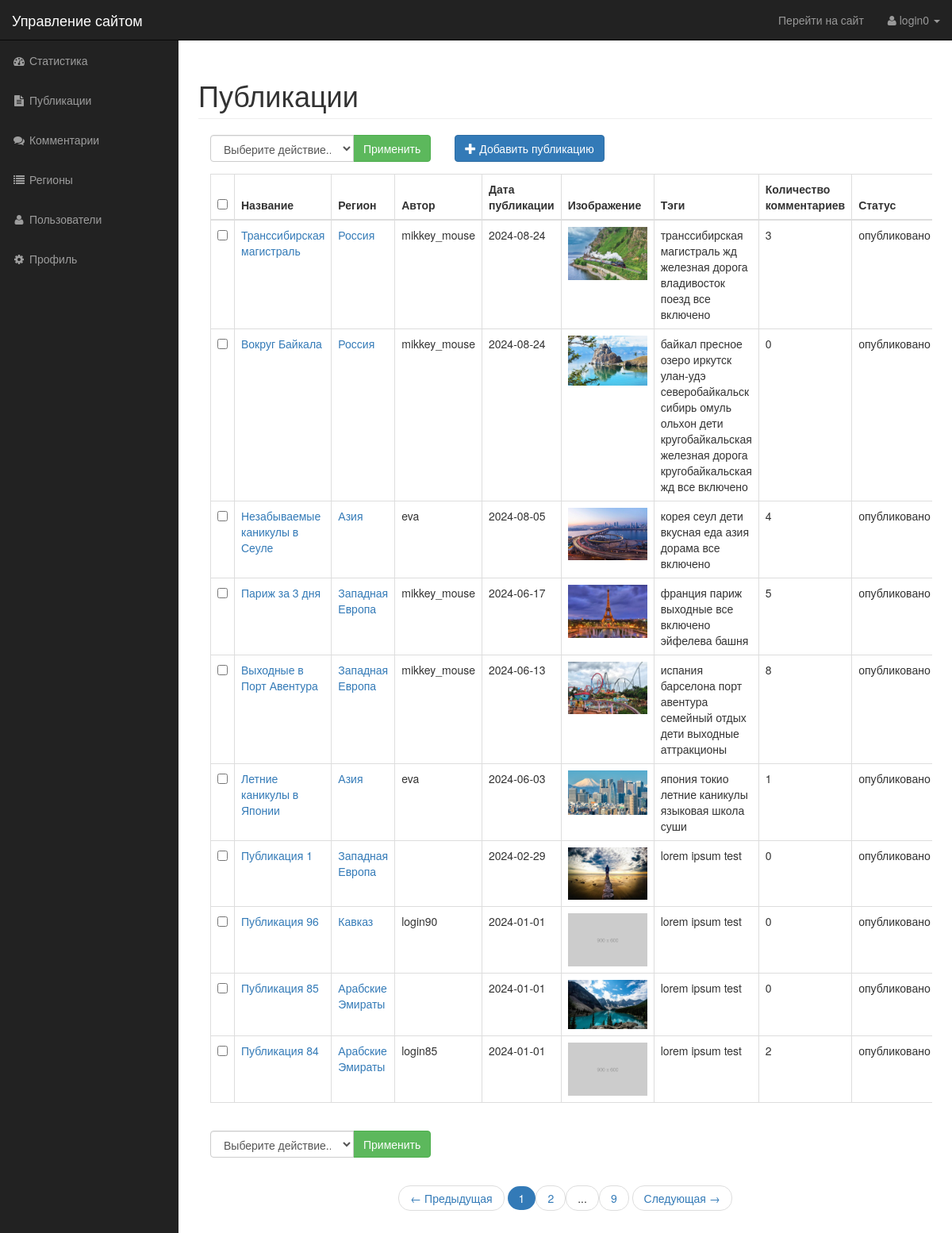
Page /admin/admin_posts.php (signed in) on the committed database.
### tables this page shows
CREATE TABLE `users` (
  `user_id` int(11) NOT NULL,
  `user_login` varchar(255) NOT NULL,
  `user_password` varchar(255) NOT NULL,
  `user_firstname` varchar(255) NOT NULL,
  `user_lastname` varchar(255) NOT NULL,
  `user_email` varchar(255) NOT NULL,
  `user_image` text NOT NULL,
  `user_privilege` varchar(255) NOT NULL DEFAULT 'пользователь',
  `user_posts_cnt` int(11) NOT NULL DEFAULT 0,
  `user_comments_cnt` int(11) NOT NULL DEFAULT 0
);

CREATE TABLE `posts` (
  `post_id` int(11) NOT NULL,
  `post_category_id` int(11) DEFAULT NULL,
  `post_title` varchar(255) NOT NULL,
  `post_author_id` int(11) DEFAULT NULL,
  `post_date` date NOT NULL,
  `post_image` text NOT NULL,
  `post_content` text NOT NULL,
  `post_tags` varchar(255) NOT NULL,
  `post_comments_count` int(11) NOT NULL DEFAULT 0,
  `post_status` varchar(255) NOT NULL DEFAULT 'ожидает проверки'
);

CREATE TABLE `categories` (
  `cat_id` int(11) NOT NULL,
  `cat_title` varchar(255) NOT NULL,
  `cat_posts_count` int(11) NOT NULL DEFAULT 0
);

### admin/includes/admin_session.php (called while the page is built, shortened)
<?php
if (isset($_SESSION['user_id'])) {
    $session_user_id = $_SESSION['user_id'];
    if (userIdValidation($session_user_id)) {
        $session_user = getSessionInfo($session_user_id);
    } else {
        header("Location: ../includes/logout.php");
    }
} else {
    header("Location: ../index.php");
}
?>

### admin/includes/all_posts_table.php (the view, shortened to what this page needs)
<tr>
    <td><input type="checkbox" class="checkBoxes" name="checkBoxArray[]" value="<?=$post_id;?>"></td>
    <td><a href="../post.php?post_id=<?=$post_id;?>"><?=$post_title;?></a></td>
    <td>
        <?php if ((!is_null($post_category_id))) { ?>
        <a href="../category.php?cat_id=<?=$post_category_id;?>"><?=$post_category_title;?></a>
        <?php } ?>
    </td>
    <td>
        <?php if ((!is_null($post_author_id))) { ?>
        <?=$post_author_login;?>
        <?php } ?>
    </td>
    <td><?=$post_date;?></td>
    <td><a href="../post.php?post_id=<?=$post_id;?>"><img src="../img/<?=$post_image;?>" alt="<?=$post_title;?>" style="max-width: 100px;"></a></td>
    <td><?=$post_tags;?></td>
    <td><?=$post_comments_count;?></td>
    <td><?=$post_status;?></td>
</tr>

### admin/includes/admin_navigation.php (shortened to what this page needs)
<nav class="navbar navbar-inverse navbar-fixed-top" role="navigation">
    <div class="navbar-header">
        <a class="navbar-brand" href="index.php">Управление сайтом</a>
        <ul class="nav navbar-right top-nav">
            <li><a href="../">Перейти на сайт</a></li>
            <li class="dropdown">
                <a href="#" class="dropdown-toggle" data-toggle="dropdown"><i class="fa fa-user"></i> <?=$session_user['login'];?> <b class="caret"></b></a>
            </li>
        </ul>
    </div>
    <div class="collapse navbar-collapse navbar-ex1-collapse">
        <ul class="nav navbar-nav side-nav">
            <li>
                <a href="index.php"><i class="fa fa-fw fa-dashboard"></i> Статистика</a>
            </li>
            <li>
                <a href="admin_posts.php"><i class="fa fa-fw fa-file-text"></i> Публикации</a>
            </li>
            <li>
                <a href="admin_comments.php"><i class="fa fa-fw fa-comments"></i> Комментарии</a>
            </li>
            <li>
                <a href="admin_categories.php"><i class="fa fa-fw fa-list"></i> Регионы</a>
            </li>
            <li>
                <a href="admin_users.php"><i class="fa fa-fw fa-user"></i> Пользователи</a>
            </li>
            <li>
                <a href="admin_profile.php"><i class="fa fa-fw fa-cog"></i> Профиль</a>
            </li>
        </ul>
    </div>
</nav>

### admin/admin_functions.php (shortened to what this page needs)
<?php
function my_is_int($value) {
    if(is_int($value)) {
        return $value >= 0;
    } else
        return is_numeric($value) && ctype_digit($value);
}
function showAllPosts($rows_per_page) {
    global $connection;
    $query = "SELECT * FROM (posts AS p LEFT JOIN categories AS cat ON p.post_category_id = cat.cat_id) LEFT JOIN ";
    $query .= "users AS u ON p.post_author_id = u.user_id ORDER BY post_date DESC, post_id DESC;";
    $allPosts = mysqli_query($connection, $query);
    $num_rows = mysqli_num_rows($allPosts);
    if (!my_is_int($rows_per_page)) {
        $pager['pages_cnt'] = $num_rows;
    } else {
        $pager['pages_cnt'] = ceil($num_rows / $rows_per_page);
    }
    if (!isset($_GET['page'])) {
        $pager['page_num'] = 1;
    } else {
        $pager['page_num'] = $_GET['page'];
    }
    if (!my_is_int($pager['page_num']) || $pager['page_num'] < 1) {
        header("Location: admin_posts.php?page=1");
    } elseif ($pager['page_num'] > $pager['pages_cnt']) {
        header("Location: admin_posts.php?page={$pager['pages_cnt']}");
    } else {
        $previous_page_num = $pager['page_num'] - 1;
        if ($previous_page_num < 1) {
            $previous_page_num = 1;
        }
        $pager['previous_page_link'] = "admin_posts.php?page={$previous_page_num}";
        $next_page_num = $pager['page_num'] + 1;
        $pager['next_page_link'] = "admin_posts.php?page={$next_page_num}";
        $post_offset = $rows_per_page * ($pager['page_num'] - 1);
        for ($i = 1; $row = mysqli_fetch_assoc($allPosts); $i++) {
            if ($i > $post_offset && $i <= $post_offset + $rows_per_page) {
                $post_id = $row['post_id'];
                $post_category_id = $row['cat_id'];
                $post_category_title = $row['cat_title'];
                $post_title = $row['post_title'];
                $post_author_id = $row['user_id'];
                $post_author_login = $row['user_login'];
                $post_date = $row['post_date'];
                $post_image = $row['post_image'];
                $post_tags = $row['post_tags'];
                $post_comments_count = $row['post_comments_count'];
                $post_status = $row['post_status'];
                include "includes/all_posts_table.php";
            }
        }
    }
    return $pager;
}
function getSessionInfo($user_id) {
    global $connection;
    $user_id_escaped = mysqli_real_escape_string($connection, $user_id);
    $session_user = ['login'=>"Логин", 'firstname'=>"Имя", 'lastname'=>"Фамилия", 'privilege'=>"пользователь"];
    if (userIdValidation($user_id_escaped)) {
        $query = "SELECT * FROM users WHERE user_id = {$user_id_escaped};";
        $sessionInfo = mysqli_query($connection, $query);
        if ($row = mysqli_fetch_assoc($sessionInfo)) {
            $session_user['login'] = $row['user_login'];
            $session_user['firstname'] = $row['user_firstname'];
            $session_user['lastname'] = $row['user_lastname'];
            $session_user['privilege'] = $row['user_privilege'];
        }
    }
    return $session_user;
}
function userIdValidation($user_id) {
    global $connection;
    $user_id_escaped = mysqli_real_escape_string($connection, $user_id);
    if (my_is_int($user_id_escaped)) {
        $query = "SELECT * FROM users WHERE user_id = {$user_id_escaped};";
        $userValidation = mysqli_query($connection, $query);
        $num_rows = mysqli_num_rows($userValidation);
        return $num_rows > 0;
    } else {
        return false;
    }
}
function showPagesAdminPosts($pages_count, $current_page) {
    for($i = 1; $i <= $pages_count; $i++) {
        switch(true) {
            case $i == $current_page:
                include "includes/admin_pager_item.php";
                break;
            case $i == $current_page - 1 || $i == $current_page + 1:
                include "includes/admin_pager_item.php";
                break;
            case $i == $pages_count:
                include "includes/admin_pager_item.php";
                break;
            case $i == $current_page + 2:
                include "includes/admin_pager_between.php";
                break;
        }
    }
}
?>

### admin/css/sb-admin.css (style rules this page uses)
body { margin-top: 100px; background-color: #222; }
@media (min-width:768px) { body { margin-top: 50px; } }
.top-nav { padding: 0 15px; }
.top-nav>li { display: inline-block; float: left; }
.top-nav>li>a { padding-top: 15px; padding-bottom: 15px; line-height: 20px; color: #999; }
@media (min-width:768px) { .side-nav { position: fixed; top: 51px; left: 225px; width: 225px; margin-left: -225px; border: none; border-radius: 0; overflow-y: auto; background-color: #222; } }
@media (min-width:768px) { .side-nav>li>a { width: 225px; } }

### admin/css/admin_styles.css (style rules this page uses)
.navbar-header { float: none; }
.navbar-right { float: right; margin-right: -15px; }

### rows in the picture
users: user_login "login0"
posts: post_title "Транссибирская магистраль", post_category.cat_title "Россия", post_author.user_login "mikkey_mouse", post_date "2024-08-24", post_image (picture), post_tags "транссибирская магистраль жд железная дорога владивосток поезд все включено", post_comments_count "3", post_status "опубликовано"
posts: post_title "Вокруг Байкала", post_category.cat_title "Россия", post_author.user_login "mikkey_mouse", post_date "2024-08-24", post_image (picture), post_tags "байкал пресное озеро иркутск улан-удэ северобайкальск сибирь омуль ольхон дети кругобайкальская железная дорога кругобайкальская жд все включено", post_comments_count "0", post_status "опубликовано"
posts: post_title "Незабываемые каникулы в Сеуле", post_category.cat_title "Азия", post_author.user_login "eva", post_date "2024-08-05", post_image (picture), post_tags "корея сеул дети вкусная еда азия дорама все включено", post_comments_count "4", post_status "опубликовано"
posts: post_title "Париж за 3 дня", post_category.cat_title "Западная Европа", post_author.user_login "mikkey_mouse", post_date "2024-06-17", post_image (picture), post_tags "франция париж выходные все включено эйфелева башня", post_comments_count "5", post_status "опубликовано"
posts: post_title "Выходные в Порт Авентура", post_category.cat_title "Западная Европа", post_author.user_login "mikkey_mouse", post_date "2024-06-13", post_image (picture), post_tags "испания барселона порт авентура семейный отдых дети выходные аттракционы", post_comments_count "8", post_status "опубликовано"
posts: post_title "Летние каникулы в Японии", post_category.cat_title "Азия", post_author.user_login "eva", post_date "2024-06-03", post_image (picture), post_tags "япония токио летние каникулы языковая школа суши", post_comments_count "1", post_status "опубликовано"
posts: post_title "Публикация 1", post_category.cat_title "Западная Европа", post_date "2024-02-29", post_image (picture), post_tags "lorem ipsum test", post_comments_count "0", post_status "опубликовано"
posts: post_title "Публикация 96", post_category.cat_title "Кавказ", post_author.user_login "login90", post_date "2024-01-01", post_image (placeholder picture), post_tags "lorem ipsum test", post_comments_count "0", post_status "опубликовано"
posts: post_title "Публикация 85", post_category.cat_title "Арабские Эмираты", post_date "2024-01-01", post_image (picture), post_tags "lorem ipsum test", post_comments_count "0", post_status "опубликовано"
posts: post_title "Публикация 84", post_category.cat_title "Арабские Эмираты", post_author.user_login "login85", post_date "2024-01-01", post_image (placeholder picture), post_tags "lorem ipsum test", post_comments_count "2", post_status "опубликовано"

### other values in the picture
$page_num "1"
$page_num "2"
$page_num "9"
